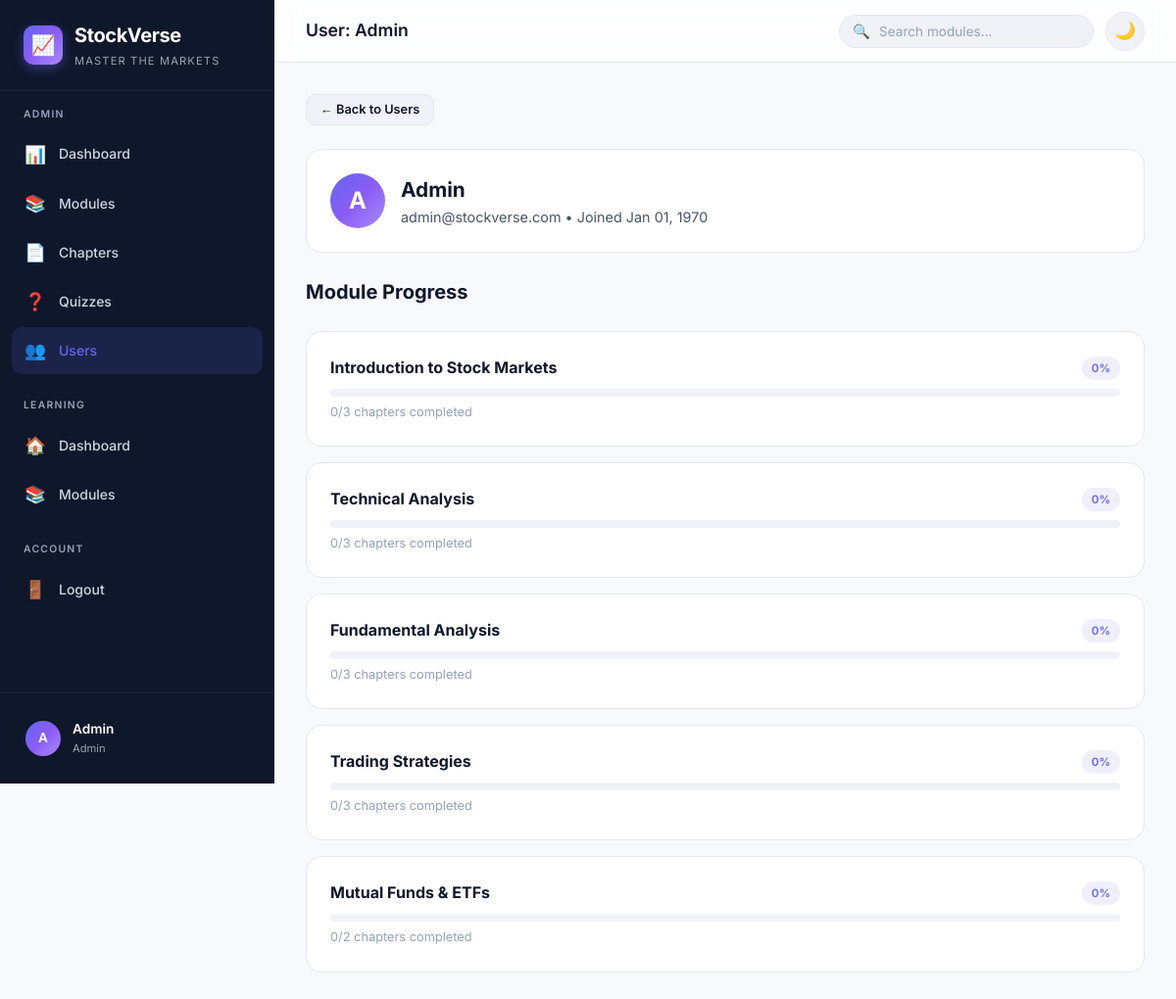
/admin/users.php?user_id=1 (signed in), run on the app's committed database.
### tables this page shows
CREATE TABLE IF NOT EXISTS users (
    id INT AUTO_INCREMENT PRIMARY KEY,
    name VARCHAR(100) NOT NULL,
    email VARCHAR(150) NOT NULL UNIQUE,
    password VARCHAR(255) NOT NULL,
    role ENUM('user', 'admin') DEFAULT 'user',
    created_at TIMESTAMP DEFAULT CURRENT_TIMESTAMP
);

CREATE TABLE IF NOT EXISTS modules (
    id INT AUTO_INCREMENT PRIMARY KEY,
    title VARCHAR(200) NOT NULL,
    description TEXT,
    icon VARCHAR(50) DEFAULT '📊',
    created_at TIMESTAMP DEFAULT CURRENT_TIMESTAMP
);

### includes/auth.php (called while the page is built, shortened)
<?php
function isLoggedIn(): bool {
    return isset($_SESSION['user_id']);
}
function isAdmin(): bool {
    return isLoggedIn() && ($_SESSION['user_role'] ?? '') === 'admin';
}
function getCurrentUser(): ?array {
    return [
        'id'   => $_SESSION['user_id'],
        'name' => $_SESSION['user_name'],
        'email'=> $_SESSION['user_email'],
        'role' => $_SESSION['user_role'],
    ];
}
function e(?string $value): string {
    return htmlspecialchars($value ?? '', ENT_QUOTES, 'UTF-8');
}

### admin/users.php (the view, shortened to what this page needs)
<?php
require_once INCLUDES_PATH . '/auth.php';
$db = getDB();
$viewUser = isset($_GET['user_id']) ? (int)$_GET['user_id'] : 0;
if ($viewUser > 0) {
    $stmt = $db->prepare('SELECT * FROM users WHERE id = ?');
    $stmt->execute([$viewUser]);
    $user = $stmt->fetch();
    $modules = $db->query('SELECT m.*, COUNT(c.id) as chapter_count FROM modules m LEFT JOIN chapters c ON c.module_id = m.id GROUP BY m.id ORDER BY m.id')->fetchAll();
    $pageTitle = 'User: ' . $user['name'];
    $currentPage = 'admin-users';
    require_once INCLUDES_PATH . '/header.php';
    ?>
    <a href="<?= BASE_URL ?>/admin/users.php" class="btn btn-secondary btn-sm mb-24">← Back to Users</a>
    <div class="card mb-24 animate-slide-up">
        <div class="d-flex align-center gap-16">
            <div style="width:56px;height:56px;border-radius:var(--radius-full);background:var(--gradient-primary);display:flex;align-items:center;justify-content:center;font-size:1.5rem;font-weight:700;color:#fff">
                <?= strtoupper(substr($user['name'], 0, 1)) ?>
            </div>
            <div>
                <h2 style="font-size:1.3rem;font-weight:700"><?= e($user['name']) ?></h2>
                <p style="color:var(--text-secondary);font-size:0.9rem"><?= e($user['email']) ?> • Joined <?= date('M d, Y', strtotime($user['created_at'])) ?></p>
            </div>
        </div>
    </div>
    <div class="section-header">
        <h2>Module Progress</h2>
    </div>
    <?php foreach ($modules as $mod): ?>
    <div class="card mb-16 stagger-item">
        <div class="d-flex align-center justify-between mb-8">
            <strong><?= e($mod['title']) ?></strong>
            <span class="badge <?= $mod['progress'] >= 100 ? 'badge-success' : 'badge-primary' ?>"><?= $mod['progress'] ?>%</span>
        </div>
        <div class="progress-bar progress-bar-lg">
        </div>
        <p style="font-size:0.8rem;color:var(--text-tertiary);margin-top:6px"><?= $mod['completed'] ?>/<?= $mod['chapter_count'] ?> chapters completed</p>
    </div>
    <?php endforeach; ?>
<?php
}
require_once INCLUDES_PATH . '/footer.php';
?>

### includes/header.php (shortened to what this page needs)
<?php
require_once __DIR__ . '/auth.php';
$user = getCurrentUser();
$isAdminUser = isAdmin();
$initials = $user ? strtoupper(substr($user['name'], 0, 1)) : '?';
?>
<!DOCTYPE html>
<html lang="en">
<head>
    <link rel="stylesheet" href="<?= ASSETS_PATH ?>/css/style.css">
    <link rel="stylesheet" href="<?= ASSETS_PATH ?>/css/components.css">
    <link rel="stylesheet" href="<?= ASSETS_PATH ?>/css/pages.css">
</head>
<body>
<div class="app-layout">
    <aside class="sidebar" id="sidebar">
        <div class="sidebar-brand">
            <div class="brand-icon">📈</div>
            <div>
                <h1><?= APP_NAME ?></h1>
                <span><?= APP_TAGLINE ?></span>
            </div>
        </div>
        <nav class="sidebar-nav">
            <?php if ($isAdminUser): ?>
            <div class="nav-section">
                <div class="nav-label">Admin</div>
                <a href="<?= BASE_URL ?>/admin/dashboard.php" class="nav-item <?= ($currentPage ?? '') === 'admin-dashboard' ? 'active' : '' ?>">
                    <span class="nav-icon">📊</span> Dashboard
                </a>
                <a href="<?= BASE_URL ?>/admin/modules.php" class="nav-item <?= ($currentPage ?? '') === 'admin-modules' ? 'active' : '' ?>">
                    <span class="nav-icon">📚</span> Modules
                </a>
                <a href="<?= BASE_URL ?>/admin/chapters.php" class="nav-item <?= ($currentPage ?? '') === 'admin-chapters' ? 'active' : '' ?>">
                    <span class="nav-icon">📄</span> Chapters
                </a>
                <a href="<?= BASE_URL ?>/admin/quizzes.php" class="nav-item <?= ($currentPage ?? '') === 'admin-quizzes' ? 'active' : '' ?>">
                    <span class="nav-icon">❓</span> Quizzes
                </a>
                <a href="<?= BASE_URL ?>/admin/users.php" class="nav-item <?= ($currentPage ?? '') === 'admin-users' ? 'active' : '' ?>">
                    <span class="nav-icon">👥</span> Users
                </a>
            </div>
            <?php endif; ?>
            <div class="nav-section">
                <div class="nav-label">Learning</div>
                <a href="<?= BASE_URL ?>/user/dashboard.php" class="nav-item <?= ($currentPage ?? '') === 'dashboard' ? 'active' : '' ?>">
                    <span class="nav-icon">🏠</span> Dashboard
                </a>
                <a href="<?= BASE_URL ?>/user/modules.php" class="nav-item <?= ($currentPage ?? '') === 'modules' ? 'active' : '' ?>">
                    <span class="nav-icon">📚</span> Modules
                </a>
            </div>
            <div class="nav-section">
                <div class="nav-label">Account</div>
                <a href="<?= BASE_URL ?>/auth/logout.php" class="nav-item">
                    <span class="nav-icon">🚪</span> Logout
                </a>
            </div>
        </nav>
        <div class="sidebar-footer">
            <div class="sidebar-user">
                <div class="user-avatar"><?= $initials ?></div>
                <div>
                    <div class="user-name"><?= e($user['name'] ?? 'Guest') ?></div>
                    <div class="user-role"><?= e(ucfirst($user['role'] ?? 'user')) ?></div>
                </div>
            </div>
        </div>
    </aside>
    <main class="main-content">
        <header class="topbar">
            <div class="topbar-left">
                <h2 class="page-title"><?= e($pageTitle ?? 'Dashboard') ?></h2>
            </div>
            <div class="topbar-right">
                <div class="search-bar">
                    <span class="search-icon">🔍</span>
                    <input type="text" id="searchInput" placeholder="Search modules...">
                </div>
                <button class="theme-toggle" id="themeToggle" title="Toggle theme">🌙</button>
            </div>
        </header>
        <div class="page-content">

### assets/css/components.css (style rules this page uses)
.progress-bar { height:6px;background:var(--bg-tertiary);border-radius:var(--radius-full);overflow:hidden;width:80px }
.progress-bar-lg { height:8px;width:100% }
.section-header { display:flex;align-items:center;justify-content:space-between;margin-bottom:24px }
.section-header h2 { font-size:1.25rem;font-weight:700;color:var(--text-primary) }
.btn { display:inline-flex;align-items:center;justify-content:center;gap:8px;padding:10px 20px;border-radius:var(--radius-md);font-size:0.875rem;font-weight:600;font-family:'Inter',sans-serif;cursor:pointer;border:none;transition:all var(--transition-fast);text-decoration:none;line-height:1.4 }
.btn-secondary { background:var(--bg-tertiary);color:var(--text-primary);border:1px solid var(--border-color) }
.btn-sm { padding:6px 14px;font-size:0.8rem }
.badge { display:inline-flex;align-items:center;padding:3px 10px;border-radius:var(--radius-full);font-size:0.72rem;font-weight:600 }
.badge-primary { background:var(--accent-primary-light);color:var(--accent-primary) }
.card { background:var(--bg-card);border:1px solid var(--border-color);border-radius:var(--radius-lg);padding:24px }

### assets/css/pages.css (style rules this page uses)
.animate-slide-up { animation:slideUp 0.5s ease }
.stagger-item { opacity:0;animation:slideUp 0.5s ease forwards }
.stagger-item:nth-child(4) { animation-delay:0.25s }
.stagger-item:nth-child(5) { animation-delay:0.3s }
.stagger-item:nth-child(6) { animation-delay:0.35s }
.mb-8 { margin-bottom:8px }
.mb-16 { margin-bottom:16px }
.mb-24 { margin-bottom:24px }
.d-flex { display:flex }
.align-center { align-items:center }
.justify-between { justify-content:space-between }
.gap-16 { gap:16px }

### data on the page
users: name "A", name "Admin", role "Admin", name "User: Admin", email "admin@stockverse.com"
modules: title "Introduction to Stock Markets", progress "0", completed "0", chapter_count "3"
modules: title "Technical Analysis", progress "0", completed "0", chapter_count "3"
modules: title "Fundamental Analysis", progress "0", completed "0", chapter_count "3"
modules: title "Trading Strategies", progress "0", completed "0", chapter_count "3"
modules: title "Mutual Funds & ETFs", progress "0", completed "0", chapter_count "2"

### other printed values
APP_NAME "StockVerse"
APP_TAGLINE "MASTER THE MARKETS"
date('M d, Y', strtotime($user['created_at'])) "Jan 01, 1970"
